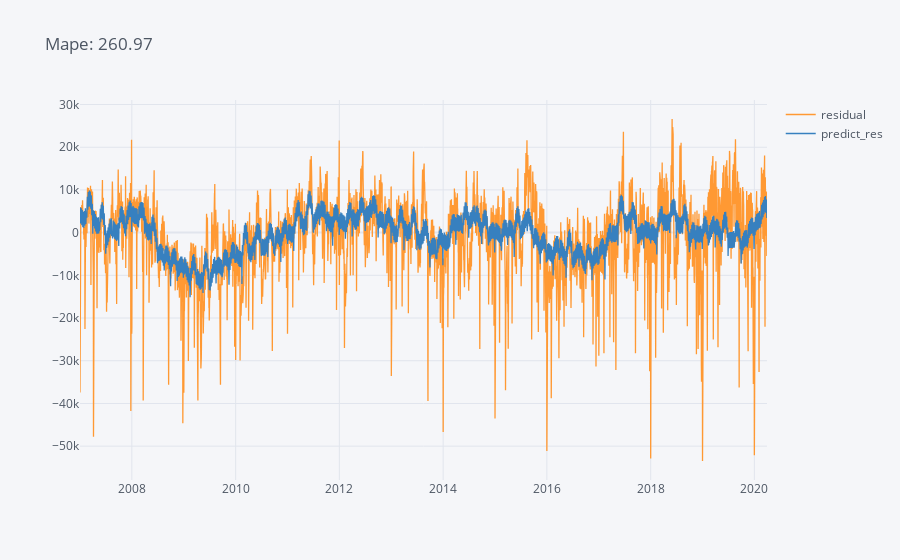

Here is the notebook cell this chart was saved with:
### Code cell
mape = mape_comp_res(graph)
graph[["residual", "predict_res"]].iplot(title = f"Mape: {round(mape, 2)}")

### Figure 1 — Plotly figure (JSON) as saved in the notebook; plotly's stock layout.template omitted (floating-point values rounded to 4 significant figures; data arrays with more than 128 entries replaced by an {"elided": "..."} marker saying what was removed)
{"data": [{"line": {"color": "rgba(255, 153, 51, 1.0)", "dash": "solid", "shape": "linear", "width": 1.3}, "mode": "lines", "name": "residual", "text": "", "type": "scatter", "x": {"elided": "4838 str values"}, "y": {"elided": "4838 float values"}}, {"line": {"color": "rgba(55, 128, 191, 1.0)", "dash": "solid", "shape": "linear", "width": 1.3}, "mode": "lines", "name": "predict_res", "text": "", "type": "scatter", "x": {"elided": "4838 str values"}, "y": {"elided": "4838 float values"}}], "layout": {"legend": {"bgcolor": "#F5F6F9", "font": {"color": "#4D5663"}}, "paper_bgcolor": "#F5F6F9", "plot_bgcolor": "#F5F6F9", "title": {"font": {"color": "#4D5663"}, "text": "Mape: 260.97"}, "xaxis": {"gridcolor": "#E1E5ED", "showgrid": true, "tickfont": {"color": "#4D5663"}, "title": {"font": {"color": "#4D5663"}, "text": ""}, "zerolinecolor": "#E1E5ED"}, "yaxis": {"gridcolor": "#E1E5ED", "showgrid": true, "tickfont": {"color": "#4D5663"}, "title": {"font": {"color": "#4D5663"}, "text": ""}, "zerolinecolor": "#E1E5ED"}}}
